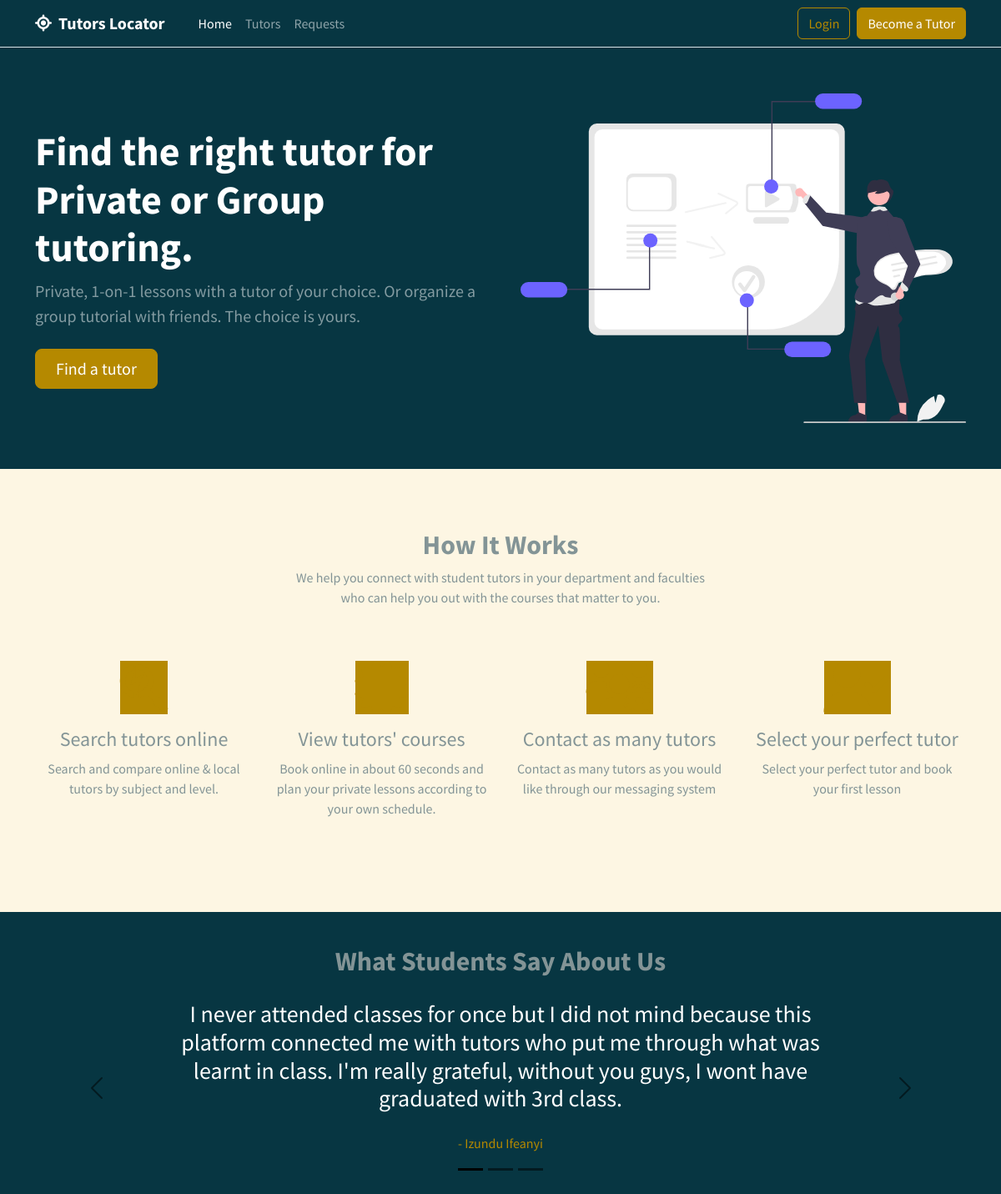
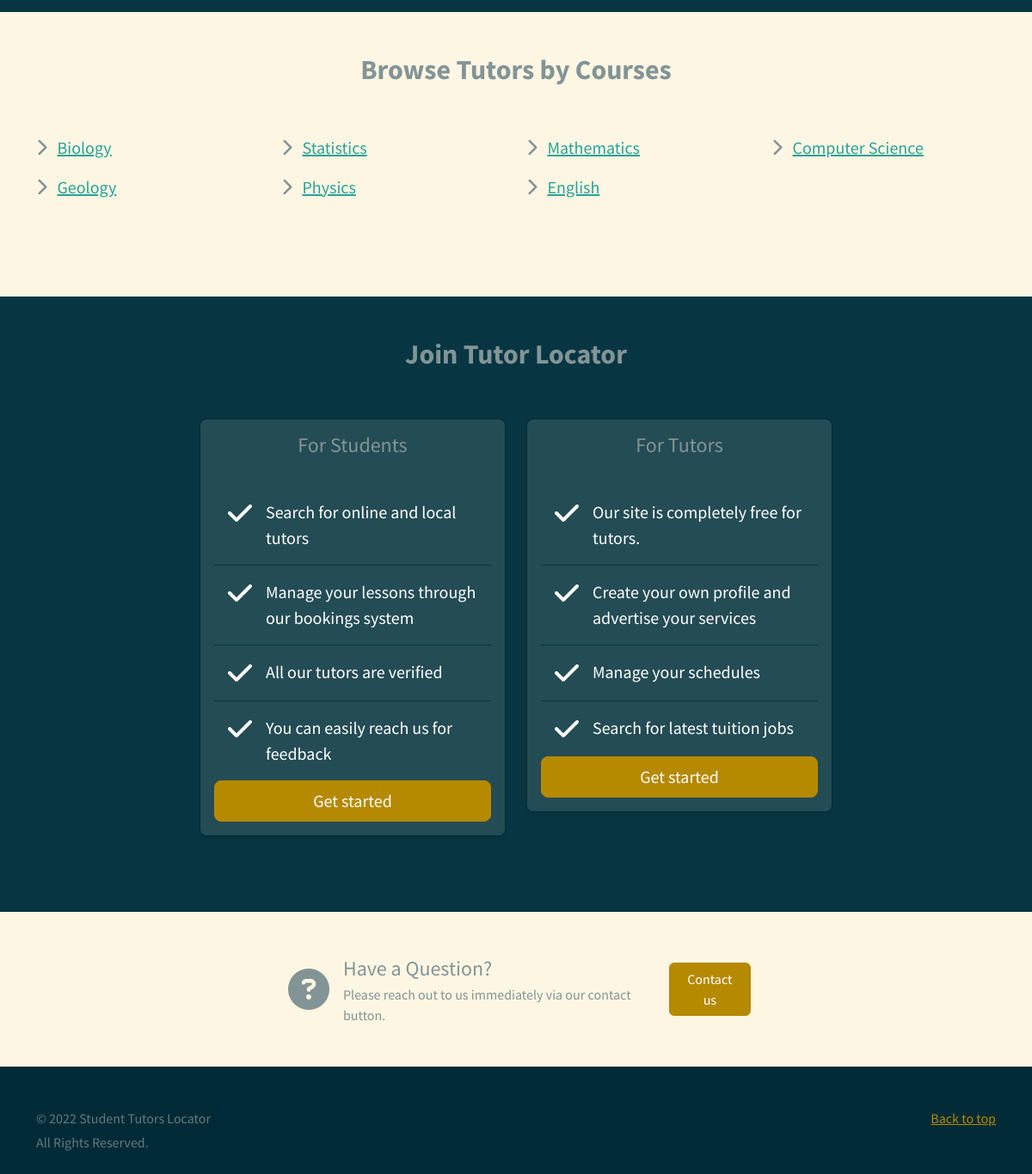
The page / on the database its author committed (2 pictures, top to bottom).
### tutors/models.py (models this page shows, shortened)
class Testimonial(models.Model):
    fullname = models.CharField(max_length=100)
    text = models.TextField()
    created = models.DateTimeField(auto_now_add=True)
    updated = models.DateTimeField(auto_now=True)
    class Meta:
        ordering = ['-created']

class Course(models.Model):
    name = models.CharField(max_length=20)
    slug = models.SlugField(max_length=20)
    created = models.DateTimeField(auto_now_add=True)
    updated = models.DateTimeField(auto_now=True)
    class Meta:
        ordering = ['name']
    def get_absolute_url(self):
        return reverse("course", kwargs={'slug': self.slug})

### tutors/views.py (the view)
# urls.py: 2. Add a URL to urlpatterns:  path('', views.home, name='home')
def home(request):
    courses = Course.objects.order_by('?')[:8]
    testimonials = Testimonial.objects.all()[:5]
    template = 'home.html'
    context = {
        'courses': courses,
        'testimonials': testimonials,
    }
    return render(request, template, context)

### templates/home.html (shortened to what this page needs)
{% extends "base.html" %}
{% load static %}
{% block content %}
<header class="bg-dark py-5">
    <div class="container">
        <div class="row gx-5 align-items-center justify-content-center">
            <div class="col-lg-6">
                <div class="my-5">
                    <h1 class="display-5 fw-bolder text-white mb-2">Find the right tutor for <br>Private or Group tutoring.</h1>
                    <p class="lead fw-normal text-white-50 mb-4">Private, 1-on-1 lessons with a tutor of your choice. Or organize a group tutorial with friends. The choice is yours.</p>
                    <div class="d-grid gap-3 d-sm-flex justify-content-sm-center justify-content-xl-start">
                        <a class="btn btn-primary btn-lg px-4 me-sm-3" href="{% url 'search' %}">Find a tutor</a>
                    </div>
                </div>
            </div>
            <div class="col-lg-6">
                <img src="{% static 'images/teaching.svg' %}" class="d-block mx-lg-auto img-fluid" alt="Teaching illustration">
            </div>
        </div>
    </div>
</header>
<section class="px-4 py-5 bg-light">
    <div class="container">
        <div class="row d-flex justify-content-center">
            <div class="col-md-12 pt-4 text-center">
                <h2 class="fw-bolder">How It Works</h2>
                <p>We help you connect with student tutors in your department and faculties <br> who can help you out with the courses that matter to you.</p>
            </div>
        </div>
        <div class="row g-4 py-5">
            <div class="col-lg-3 text-center">
                <div
                    class="d-inline-flex align-items-center justify-content-center text-bg-primary fs-2 mb-3">
                    <i class="fa-brands fa-searchengin fa-2x text-primary"></i>
                </div>
                <h4>Search tutors online</h4>
                <p>Search and compare online & local tutors by subject and level.</p>
            </div>
            <div class="col-lg-3 text-center">
                <div class="d-inline-flex align-items-center justify-content-center text-bg-primary fs-2 mb-3">
                    <i class="fa-solid fa-certificate fa-2x text-primary"></i>
                </div>
                <h4>View tutors' courses</h4>
                <p>Book online in about 60 seconds and plan your private lessons according to your own schedule.</p>
            </div>
            <div class="col-lg-3 text-center">
                <div class="d-inline-flex align-items-center justify-content-center text-bg-primary fs-2 mb-3">
                    <i class="fa-solid fa-users-gear fa-2x text-primary"></i>
                </div>
                <h4>Contact as many tutors</h4>
                <p>Contact as many tutors as you would like through our messaging system</p>
            </div>
            <div class="col-lg-3 text-center">
                <div class="d-inline-flex align-items-center justify-content-center text-bg-primary fs-2 mb-3">
                    <i class="fa-solid fa-user-check fa-2x text-primary"></i>
                </div>
                <h4>Select your perfect tutor</h4>
                <p>Select your perfect tutor and book your first lesson</p>
            </div>
        </div>
    </div>
</section>
<section class="bg-dark">
    <div class="container py-3">
        <div class="row d-flex justify-content-center">
            <div class="col-md-12 pt-4 text-center">
                <h2 class="fw-bolder">What Students Say About Us</h2>
            </div>
        </div>
        <div class="row">
            <div id="carouselTestimonial" class="carousel carousel-dark slide" data-bs-ride="carousel">
                <div class="carousel-indicators">
                    {% for testimonial in testimonials %}
                    <button type="button" data-bs-target="#carouselTestimonial" data-bs-slide-to="{{ forloop.counter0 }}" aria-label="Slide {{ forloop.counter }}" {% if forloop.first %}class="active"{% endif %}></button>
                    {% endfor %}
                </div>
                <div class="carousel-inner" style="height:250px">
                    {% for testimonial in testimonials %}
                    <div class="carousel-item {% if forloop.first %}active{% endif %}" data-bs-interval="10000">
                        <div class="carousel-caption text-white top-50">
                            <h3 class="mb-4">{{ testimonial.text|truncatechars:230 }}</h3>
                            <p class="text-primary">- {{ testimonial.fullname }}</p>
                        </div>
                    </div>
                    {% endfor %}
                </div>
                <button class="carousel-control-prev" type="button" data-bs-target="#carouselTestimonial" data-bs-slide="prev">
                    <span class="carousel-control-prev-icon" aria-hidden="true"></span>
                </button>
                <button class="carousel-control-next" type="button" data-bs-target="#carouselTestimonial" data-bs-slide="next">
                    <span class="carousel-control-next-icon" aria-hidden="true"></span>
                </button>
            </div>
        </div>
    </div>
</section>
<div class="py-5 bg-light">
    <div class="container">
        <div class="row justify-content-center mb-5">
            <div class="col-lg-8 col-xl-6">
                <div class="text-center">
                    <h2 class="fw-bolder">Browse Tutors by Courses</h2>
                </div>
            </div>
        </div>
        <div class="row mb-5">
            {% for course in courses %}
            <div class="col-lg-3 mb-3 fs-5">
                <i class="fa-solid fa-chevron-right me-2"></i> <a href="{{ course.get_absolute_url }}">{{ course.name }}</a>
            </div>
            {% empty %}No data available.
            {% endfor %}
        </div>
    </div>
</div>
<div class="py-5 bg-dark">
    <div class="container">
        <div class="row gx-5 justify-content-center mb-5">
            <div class="col-lg-8 col-xl-6">
                <div class="text-center">
                    <h2 class="fw-bolder">Join Tutor Locator</h2>
                </div>
            </div>
        </div>
        <div class="row justify-content-center mb-3">
            <div class="col-lg-4">
                <div class="card mb-4 rounded-3 shadow-sm">
                    <h4 class="my-0 fw-normal py-3 border-bottom-0 text-center">For Students</h4>
                    <div class="card-body">
                        <ul class="list-group w-auto list-group-flush">
                            <li class="list-group-item d-flex justify-content-between py-3">
                                <i class="fa-solid fa-check fa-2x"></i>
                                <div class="me-auto ms-3">
                                    <span class="fs-5">Search for online and local tutors</span>
                                </div>
                            </li>
                            <li class="list-group-item d-flex justify-content-between py-3">
                                <i class="fa-solid fa-check fa-2x"></i>
                                <div class="me-auto ms-3">
                                    <span class="fs-5">Manage your lessons through our bookings system</span>
                                </div>
                            </li>
                            <li class="list-group-item d-flex justify-content-between py-3">
                                <i class="fa-solid fa-check fa-2x"></i>
                                <div class="me-auto ms-3">
                                    <span class="fs-5">All our tutors are verified</span>
                                </div>
                            </li>
                            <li class="list-group-item d-flex justify-content-between py-3">
                                <i class="fa-solid fa-check fa-2x"></i>
                                <div class="me-auto ms-3">
                                    <span class="fs-5">You can easily reach us for feedback</span>
                                </div>
                            </li>
                        </ul>
                        <a href="{% url 'student_signup' %}" class="w-100 btn btn-lg btn-primary">Get started</a>
                    </div>
                </div>
            </div>
            <div class="col-lg-4">
                <div class="card mb-4 rounded-3 shadow-sm">
                    <h4 class="my-0 fw-normal py-3 border-bottom-0 text-center">For Tutors</h4>
                    <div class="card-body">
                        <ul class="list-group w-auto list-group-flush">
                            <li class="list-group-item d-flex justify-content-between py-3">
                                <i class="fa-solid fa-check fa-2x"></i>
                                <div class="me-auto ms-3">
                                    <span class="fs-5">Our site is completely free for tutors.</span>
                                </div>
                            </li>
                            <li class="list-group-item d-flex justify-content-between py-3">
                                <i class="fa-solid fa-check fa-2x"></i>
                                <div class="me-auto ms-3">
                                    <span class="fs-5">Create your own profile and advertise your services</span>
                                </div>
                            </li>
                            <li class="list-group-item d-flex justify-content-between py-3">
                                <i class="fa-solid fa-check fa-2x"></i>
                                <div class="me-auto ms-3">
                                    <span class="fs-5">Manage your schedules</span>
                                </div>
                            </li>
                            <li class="list-group-item d-flex justify-content-between py-3">
                                <i class="fa-solid fa-check fa-2x"></i>
                                <div class="me-auto ms-3">
                                    <span class="fs-5">Search for latest tuition jobs</span>
                                </div>
                            </li>
                        </ul>
                        <a href="{% url 'student_signup' %}" class="w-100 btn btn-lg btn-primary">Get started</a>
                    </div>
                </div>
            </div>
        </div>
    </div>
</div>
<section class="bg-light py-5">
    <div class="container">
        <div class="row">
            <div class="col-lg-6 offset-lg-3">
                <div class="d-flex align-items-center">
                    <div class="flex-shrink-0">
                        <i class="fa-solid fa-circle-question fa-3x ms-2"></i>
                    </div>
                    <div class="flex-grow-1 ms-3">
                        <span class="fs-4">Have a Question?</span>
                        <br> <span>Please reach out to us immediately via our contact button.</span>
                    </div>
                    <button class="btn btn-primary">Contact us</button>
                </div>
            </div>
        </div>
    </div>
</section>
{% endblock content %}

### templates/base.html (shortened to what this page needs)
<!DOCTYPE html>
<html lang="en">
<head>
    <link rel="stylesheet" href="https://cdnjs.cloudflare.com/ajax/libs/bootswatch/5.1.3/solar/bootstrap.min.css"/>
    <link rel="stylesheet" href="https://cdn.jsdelivr.net/npm/bootstrap-icons@1.9.1/font/bootstrap-icons.css">
    <link rel="stylesheet" href="https://cdnjs.cloudflare.com/ajax/libs/font-awesome/6.1.1/css/all.min.css"
 />
</head>
<body class="d-flex flex-column min-vh-100">
    <header class="navbar navbar-expand-lg navbar-dark bg-dark border-bottom py-2">
        <div class="container">
            <a href="{% url 'home' %}" class="navbar-brand d-flex align-items-center">
                <i class="fa-solid fa-location-crosshairs me-2"></i>
                <strong>Tutors Locator</strong>
            </a>
            <div class="collapse navbar-collapse" id="navbarToggler">
                <ul class="navbar-nav ms-3 me-auto mb-2 mb-md-0">
                    <li class="nav-item">
                        <a class="nav-link {% url 'home' as home_url %}{% if request.get_full_path == home_url %}active{% endif %}"
                            href="{% url 'home' %}">Home</a>
                    </li>
                    <li class="nav-item">
                        <a class="nav-link {% url 'tutors' as tutors_url %}{% if request.get_full_path == tutors_url %}active{% endif %}"
                            href="{% url 'tutors' %}">Tutors</a>
                    </li>
                    <li class="nav-item">
                        <a class="nav-link {% url 'tutor_requests' as tutor_requests_url %}{% if request.get_full_path == tutor_requests_url %}active{% endif %}"
                            href="{% url 'tutor_requests' %}">Requests</a>
                    </li>
                </ul>
                <div class="d-flex">
                    {% if request.user.is_authenticated %}
                        <ul class="navbar-nav">
                            <li class="nav-item dropdown">
                                <a class="nav-link dropdown-toggle" href="#" id="accountDropdown" role="button"
                                    data-bs-toggle="dropdown" aria-expanded="false">
                                    Account
                                </a>
                                <ul class="dropdown-menu dropdown-menu-end" aria-labelledby="accountDropdown">
                                    <li><a class="dropdown-item" href="{% url 'student_profile' %}">My Profile</a></li>
                                    <li><a class="dropdown-item" href="">Settings</a></li>
                                    <li><a class="dropdown-item" href="{% url 'logout' %}">Logout</a></li>
                                </ul>
                            </li>
                        </ul>
                    {% else %}
                        <a href="{% url 'login' %}" class="btn btn-outline-primary me-2">Login</a>
                        <a href="" class="btn btn-primary">Become a Tutor</a>
                    {% endif %}
                </div>
            </div>
        </div>
    </header>
    <main class="bg-white">
        {% block content %} {% endblock content %}
    </main>
    <footer class="text-muted py-5 mt-auto">
        <div class="container">
            <p class="float-end mb-1">
                <a href="#" class="text-primary">Back to top</a>
            </p>
            <p class="mb-1">&copy; {% now 'Y' %} Student Tutors Locator</p>
            <p class="mb-0">All Rights Reserved.</p>
        </div>
    </footer>
</body>
</html>

### rows shown on the page
Testimonial: text "I never attended classes for once but I did not mind because this platform connected me with tutors who put me through what was learnt in class. I'm really grateful, without you guys, I wont have graduated with 3rd class.", fullname "Izundu Ifeanyi"
Course: name "Biology"
Course: name "Statistics"
Course: name "Mathematics"
Course: name "Computer Science"
Course: name "Geology"
Course: name "Physics"
Course: name "English"
